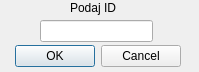
<?xml version="1.0" encoding="UTF-8"?>
<ui version="4.0">
 <class>remover</class>
 <widget class="QDialog" name="remover">
  <property name="geometry">
   <rect>
    <x>0</x>
    <y>0</y>
    <width>199</width>
    <height>72</height>
   </rect>
  </property>
  <property name="windowTitle">
   <string>Dialog</string>
  </property>
  <widget class="QDialogButtonBox" name="buttonBox">
   <property name="geometry">
    <rect>
     <x>-160</x>
     <y>40</y>
     <width>341</width>
     <height>32</height>
    </rect>
   </property>
   <property name="orientation">
    <enum>Qt::Horizontal</enum>
   </property>
   <property name="standardButtons">
    <set>QDialogButtonBox::Cancel|QDialogButtonBox::Ok</set>
   </property>
  </widget>
  <widget class="QLineEdit" name="lineEdit">
   <property name="geometry">
    <rect>
     <x>40</x>
     <y>20</y>
     <width>113</width>
     <height>22</height>
    </rect>
   </property>
   <property name="text">
    <string/>
   </property>
  </widget>
  <widget class="QLabel" name="label">
   <property name="geometry">
    <rect>
     <x>70</x>
     <y>0</y>
     <width>49</width>
     <height>16</height>
    </rect>
   </property>
   <property name="text">
    <string>Podaj ID</string>
   </property>
  </widget>
 </widget>
 <resources/>
 <connections>
  <connection>
   <sender>buttonBox</sender>
   <signal>accepted()</signal>
   <receiver>remover</receiver>
   <slot>accept()</slot>
   <hints>
    <hint type="sourcelabel">
     <x>248</x>
     <y>254</y>
    </hint>
    <hint type="destinationlabel">
     <x>157</x>
     <y>274</y>
    </hint>
   </hints>
  </connection>
  <connection>
   <sender>buttonBox</sender>
   <signal>rejected()</signal>
   <receiver>remover</receiver>
   <slot>reject()</slot>
   <hints>
    <hint type="sourcelabel">
     <x>316</x>
     <y>260</y>
    </hint>
    <hint type="destinationlabel">
     <x>286</x>
     <y>274</y>
    </hint>
   </hints>
  </connection>
 </connections>
</ui>
